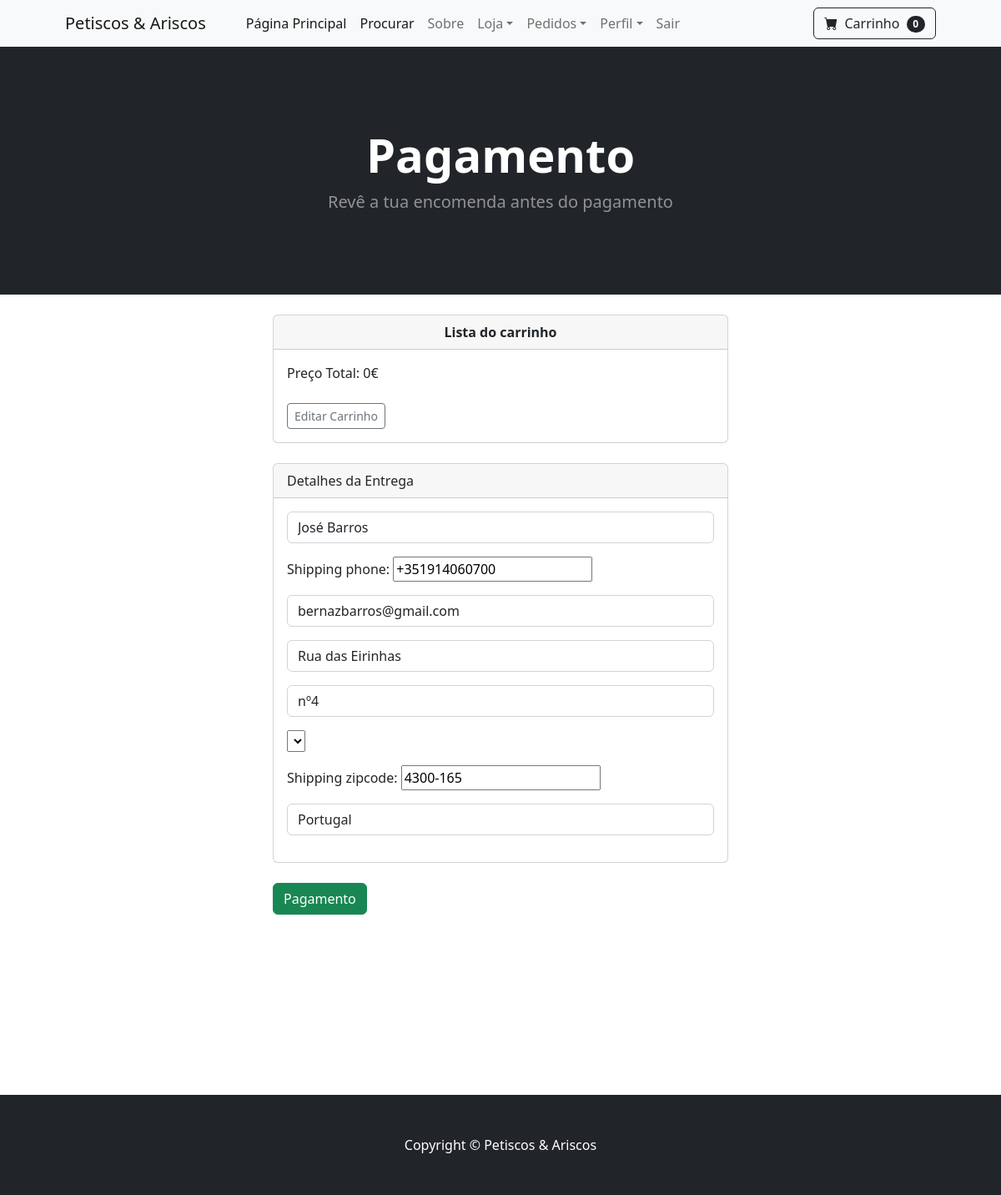
The app's page /payment/checkout (signed in) with its own data.
### payment/models.py (models this page shows, shortened)
class ShippingAddress(models.Model):
    user = models.ForeignKey(User, on_delete=models.CASCADE, null=True, blank=True)
    shipping_full_name = models.CharField(max_length=255)
    shipping_phone = PhoneNumberField(blank=True, null=True)
    shipping_email = models.EmailField(max_length=255)
    shipping_address1 = models.CharField(max_length=255)
    shipping_address2 = models.CharField(max_length=255, blank=True)
    shipping_city = models.CharField(max_length=200, blank=True, choices=REGION_CHOICES)
    shipping_zipcode = models.CharField(max_length=8, validators=[PTZipCodeField().validators[0]], blank=False)
    shipping_country = models.CharField(max_length=255, default="Portugal")
    class Meta:
        verbose_name_plural = "Shipping Address"

### payment/views.py (the view, shortened to what this page needs)
# urls.py: path('checkout', views.checkout, name='checkout'),
def checkout(request):
    cart = Cart(request)
    cart_products = cart.get_prod
    quantities = cart.get_quants
    totals = cart.cart_total()
    if request.user.is_authenticated:
        shipping_user, created = ShippingAddress.objects.get_or_create(user=request.user)
        shipping_form = ShippingForm(request.POST or None, instance=shipping_user)
        if request.method == 'POST' and shipping_form.is_valid():
            shipping_form.save()
            messages.success(request, "Endereço de envio atualizado com sucesso!")
            return redirect('checkout')
        return render(request, "payment/checkout.html", {
            "cart_products": cart_products,
            "quantities": quantities,
            "totals": totals,
            "shipping_form": shipping_form
        })

### cart/cart.py (called while the page is built, shortened)
    def cart_total(self):
        product_ids = self.cart.keys()
        products = Products.objects.filter(id__in=product_ids)
        quantities = self.cart
        total = 0
        return total

    def __len__(self):
        return len(self.cart)

    def get_prod(self):
        product_ids = self.cart.keys()
        products = Products.objects.filter(id__in=product_ids)
        return products

### cart/context_processors.py (called while the page is built)
def cart(request):
    return {'cart': Cart(request)}

### payment/templates/payment/checkout.html (shortened to what this page needs)
{% extends 'base.html' %}
{% block content %}
        <header class="bg-dark py-5">
            <div class="container px-4 px-lg-5 my-5">
                <div class="text-center text-white">
                    <h1 class="display-4 fw-bolder">Pagamento</h1>
                    <p class="lead fw-normal text-white-50 mb-0">Revê a tua encomenda antes do pagamento</p>
                </div>
            </div>
        </header>
        <br/>
        <div class="container">
            <div class="row">
                <div class="col-md-6 offset-md-3">
                    <div class="card">
                        <div class="card-header">
                            <center><strong>Lista do carrinho</strong></center>
                        </div>
                        <div class="card-body">
                            Preço Total: {{ totals }}€
                            <br/><br/>
                            <a href="{% url 'cart_summary' %}" class="btn btn-sm btn-outline-secondary">Editar Carrinho</a>
                        </div>
                    </div>
                    <br/>
                    <div class="card">
                        <div class="card-header">
                            Detalhes da Entrega
                        </div>
                        <div class="card-body">
                            {{ shipping_form.as_p }}
                        </div>
                    </div>
                    <br/>
                    <a href="#" class="btn btn-success">Pagamento</a>
                </div>
            </div>
        </div>
        <br/><br/><br/><br/><br/><br/><br/><br/><br/>
{% endblock %}

### records on screen
ShippingAddress: shipping_full_name "José Barros", shipping_phone "+351914060700", shipping_email "bernazbarros@gmail.com", shipping_address1 "Rua das Eirinhas", shipping_address2 "nº4", shipping_zipcode "4300-165", shipping_country "Portugal"

### other values on screen
{{ cart|length }} "0"
{{ totals }} "0"
